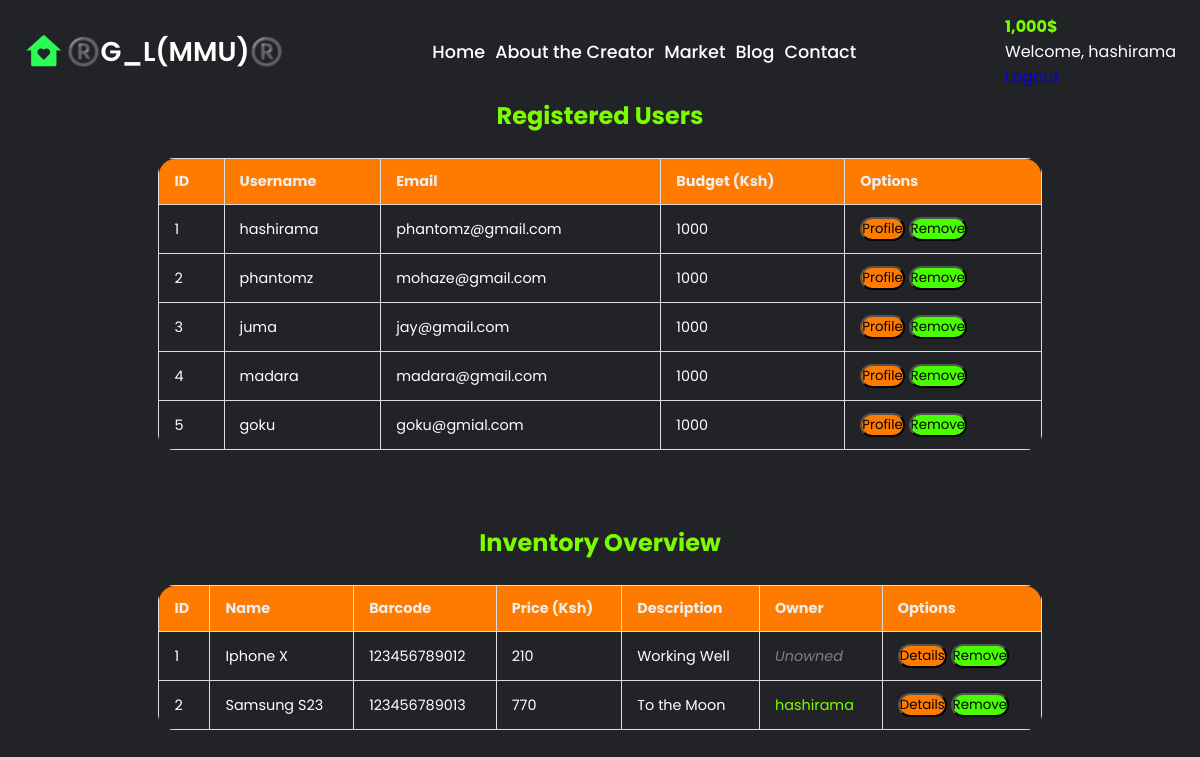
/mypeople/dashbord (signed in), run on an earlier commit of the app's database.
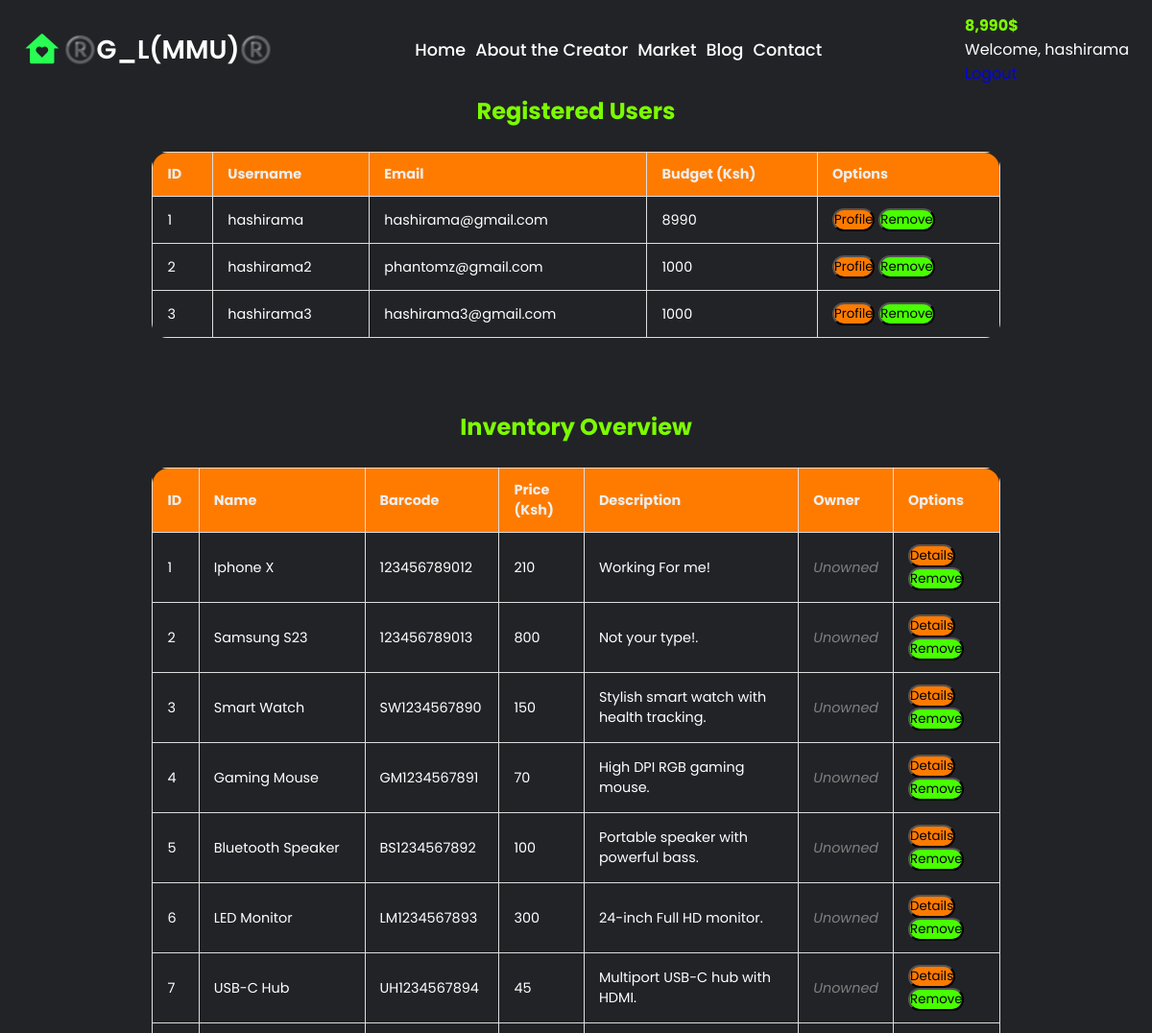
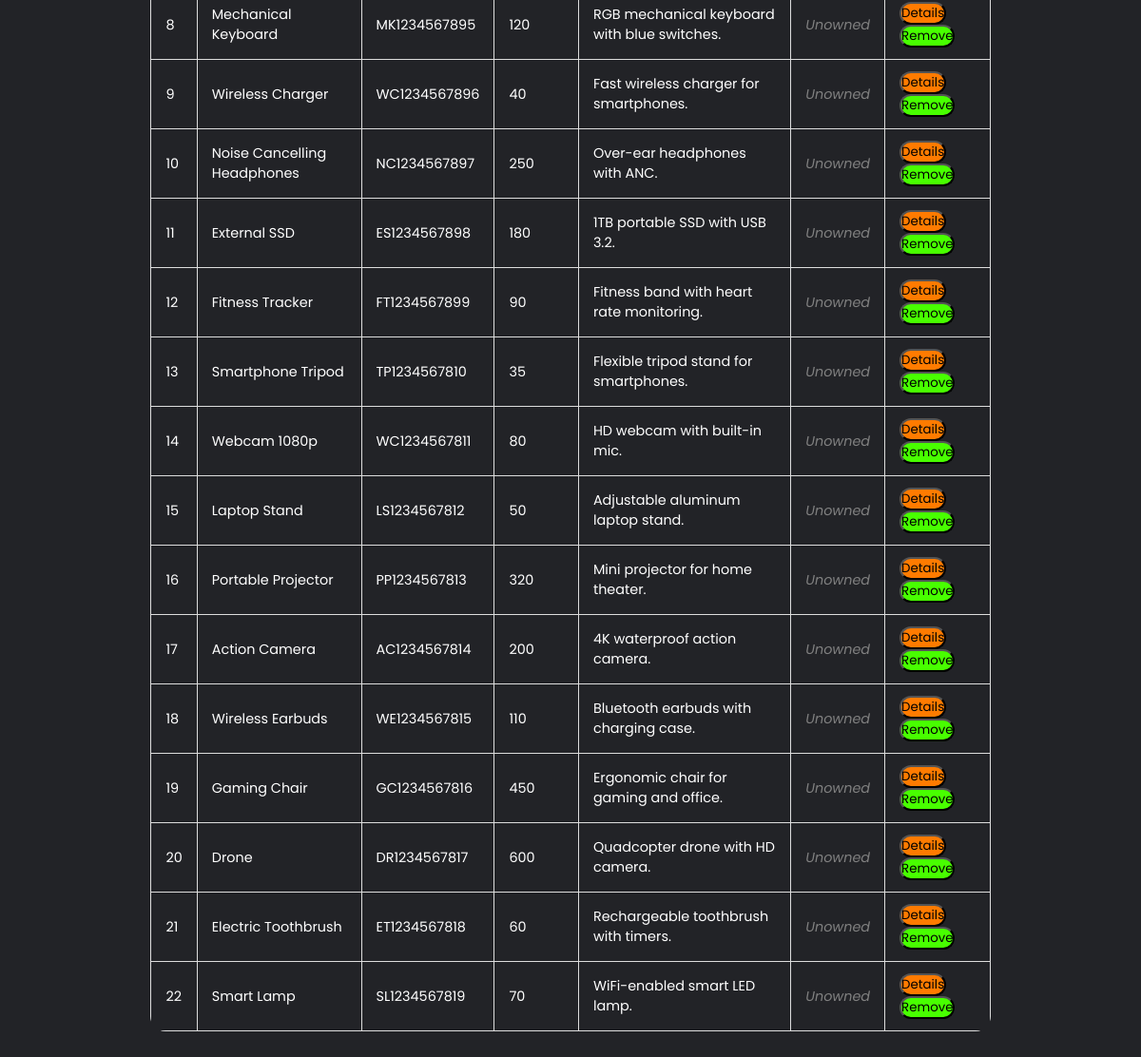
And on a later commit of the database (2 pictures, top to bottom).
### market/models.py (models this page shows, shortened)
class User(db.Model, UserMixin):
    id = db.Column(db.Integer(), primary_key=True)
    username = db.Column(db.String(length=30), nullable=False, unique=True)
    email_address = db.Column(db.String(length=58), nullable=False, unique=True)
    pass_hash = db.Column(db.String(length=60), nullable=False)
    budget = db.Column(db.Integer(), nullable=False, default=1000)
    items = db.relationship('Item', backref='owned_user', lazy=True)
    @property
    def prettier_budget(self):
        if len(str(self.budget)) >= 4:
            return f'{str(self.budget)[:-3]},{str(self.budget)[-3:]}$'
        else:
            return f"{self.budget}$"
    @property
    def password(self):
        return self.password

class Item(db.Model):
    id = db.Column(db.Integer(), primary_key=True)
    name = db.Column(db.String(length=30), nullable=False, unique=True)
    price = db.Column(db.Integer(), nullable=False)
    barcode = db.Column(db.String(length=12), nullable=False, unique=True)
    description = db.Column(db.String(length=1024), nullable=False, unique=True)
    owner = db.Column(db.Integer(), db.ForeignKey('user.id'))

### market/routes.py (the view)
@app.route('/mypeople/dashbord')
@login_required
def admin_dashboard():
    users = User.query.all()
    items = Item.query.all()
    return render_template('admin_dashboard.html', users=users, items=items)

### market/models.py (called while the page is built)
@login_manager.user_loader
def load_user(user_id):
    return User.query.get(int(user_id))

### market/templates/admin_dashboard.html (shortened to what the changed rows need)
<!DOCTYPE html>
<html lang="en">
<head>
    <link rel="stylesheet" href="{{ url_for('static', filename='css/styles.css') }}">
    <link href="https://cdn.jsdelivr.net/npm/remixicon@4.5.0/fonts/remixicon.css" rel="stylesheet" />
    <link rel="stylesheet" href="https://unpkg.com/boxicons@latest/css/boxicons.min.css">
</head>
<body id="mrktb" class="mkrtbay">
    <header style="padding-bottom: 50px;">
        {% if current_user.is_authenticated %}
        <ul class="navbar-nav">
            <li class="nav-item">
                <a class="nav-link" style="color: lawngreen; font-weight: bold">
                     {{ current_user.prettier_budget }}
                </a>
            </li>
            <li class="nav-item">
                <a class="nav-market">Welcome, {{ current_user.username }}</a>
            </li>
            <li class="nav-item">
                <a class="nav-link" href="{{ url_for('logout_page') }}">Logout</a>
            </li>
        </ul>
        {% else %}
        <div class="main">
            <a href="{{ url_for('login_page') }}" class="user"><i class="ri-user-fill"></i>Sign In</a>
            <a href="{{ url_for('register_page') }}">Register</a>
            <div class="bx bx-menu" id="menu-icon"></div>
        </div>
        {% endif %}
    </header>
    <div class="tables">
        <div class="table-cont" style="margin-bottom: 50px;">
            <h2 style="text-align: center; color: lawngreen; margin-bottom: 20px;">Registered Users</h2>
            <table class="cont-tables">
                <thead>
                    <tr class="table-hrow">
                        <th>ID</th>
                        <th>Username</th>
                        <th>Email</th>
                        <th>Budget (Ksh)</th>
                        <th>Options</th>
                    </tr>
                </thead>
                <tbody>
                    {% for user in users %}
                    <tr id="tr12">
                        <td>{{ user.id }}</td>
                        <td>{{ user.username }}</td>
                        <td>{{ user.email_address }}</td>
                        <td>{{ user.budget }}</td>
                        <td>
                            <button class="btn btn-outline btn-info" id="bt23">Profile</button>
                            <button class="btn btn-outline btn-danger" id="bt24">Remove</button>
                        </td>
                    </tr>
                    {% endfor %}
                </tbody>
            </table>
        </div>
        <div class="table-cont">
            <h2 style="text-align: center; color: lawngreen; margin-bottom: 20px;">Inventory Overview</h2>
            <table class="cont-tables">
                <thead>
                    <tr class="table-hrow">
                        <th>ID</th>
                        <th>Name</th>
                        <th>Barcode</th>
                        <th>Price (Ksh)</th>
                        <th>Description</th>
                        <th>Owner</th>
                        <th>Options</th>
                    </tr>
                </thead>
                <tbody>
                    {% for item in items %}
                    <tr id="tr12">
                        <td>{{ item.id }}</td>
                        <td>{{ item.name }}</td>
                        <td>{{ item.barcode }}</td>
                        <td>{{ item.price }}</td>
                        <td>{{ item.description }}</td>
                        <td>
                            {% if item.owned_user %}
                                <span style="color: lawngreen;">{{ item.owned_user.username }}</span>
                            {% else %}
                                <span style="color: gray; font-style: italic;">Unowned</span>
                            {% endif %}
                        </td>
                        <td>
                            <button class="btn btn-outline btn-info" id="bt23">Details</button>
                            <button class="btn btn-outline btn-danger" id="bt24">Remove</button>
                        </td>
                    </tr>
                    {% endfor %}
                </tbody>
            </table>
        </div>
    </div>
</body>
</html>

What changed in the data, as far as the page shows it:
removed User: id "4", username "madara", email_address "madara@gmail.com", budget "1000"
removed User: id "5", username "goku", email_address "goku@gmial.com", budget "1000"
changed User "hashirama": prettier_budget "1,000$" → "8,990$"; email_address "phantomz@gmail.com" → "hashirama@gmail.com"; budget "1000" → "8990"
changed User id 2: username "phantomz" → "hashirama2"; email_address "mohaze@gmail.com" → "phantomz@gmail.com"
changed User id 3: username "juma" → "hashirama3"; email_address "jay@gmail.com" → "hashirama3@gmail.com"
changed Item "Iphone X": description "Working Well" → "Working For me!"
changed Item "Samsung S23": price "770" → "800"; description "To the Moon" → "Not your type!."; owned_user.username "hashirama" → (not shown); now shows "Unowned"
added Item: id "3", name "Smart Watch", barcode "SW1234567890", price "150", description "Stylish smart watch with health tracking.", shows "Unowned"
added Item: id "4", name "Gaming Mouse", barcode "GM1234567891", price "70", description "High DPI RGB gaming mouse.", shows "Unowned"
added Item: id "5", name "Bluetooth Speaker", barcode "BS1234567892", price "100", description "Portable speaker with powerful bass.", shows "Unowned"
added Item: id "6", name "LED Monitor", barcode "LM1234567893", price "300", description "24-inch Full HD monitor.", shows "Unowned"
added Item: id "7", name "USB-C Hub", barcode "UH1234567894", price "45", description "Multiport USB-C hub with HDMI.", shows "Unowned"
added Item: id "8", name "Mechanical Keyboard", barcode "MK1234567895", price "120", description "RGB mechanical keyboard with blue switches.", shows "Unowned"
added Item: id "9", name "Wireless Charger", barcode "WC1234567896", price "40", description "Fast wireless charger for smartphones.", shows "Unowned"
added Item: id "10", name "Noise Cancelling Headphones", barcode "NC1234567897", price "250", description "Over-ear headphones with ANC.", shows "Unowned"
added Item: id "11", name "External SSD", barcode "ES1234567898", price "180", description "1TB portable SSD with USB 3.2.", shows "Unowned"
added Item: id "12", name "Fitness Tracker", barcode "FT1234567899", price "90", description "Fitness band with heart rate monitoring.", shows "Unowned"
added Item: id "13", name "Smartphone Tripod", barcode "TP1234567810", price "35", description "Flexible tripod stand for smartphones.", shows "Unowned"
added Item: id "14", name "Webcam 1080p", barcode "WC1234567811", price "80", description "HD webcam with built-in mic.", shows "Unowned"
added Item: id "15", name "Laptop Stand", barcode "LS1234567812", price "50", description "Adjustable aluminum laptop stand.", shows "Unowned"
added Item: id "16", name "Portable Projector", barcode "PP1234567813", price "320", description "Mini projector for home theater.", shows "Unowned"
added Item: id "17", name "Action Camera", barcode "AC1234567814", price "200", description "4K waterproof action camera.", shows "Unowned"
added Item: id "18", name "Wireless Earbuds", barcode "WE1234567815", price "110", description "Bluetooth earbuds with charging case.", shows "Unowned"
added Item: id "19", name "Gaming Chair", barcode "GC1234567816", price "450", description "Ergonomic chair for gaming and office.", shows "Unowned"
added Item: id "20", name "Drone", barcode "DR1234567817", price "600", description "Quadcopter drone with HD camera.", shows "Unowned"
added Item: id "21", name "Electric Toothbrush", barcode "ET1234567818", price "60", description "Rechargeable toothbrush with timers.", shows "Unowned"
added Item: id "22", name "Smart Lamp", barcode "SL1234567819", price "70", description "WiFi-enabled smart LED lamp.", shows "Unowned"
